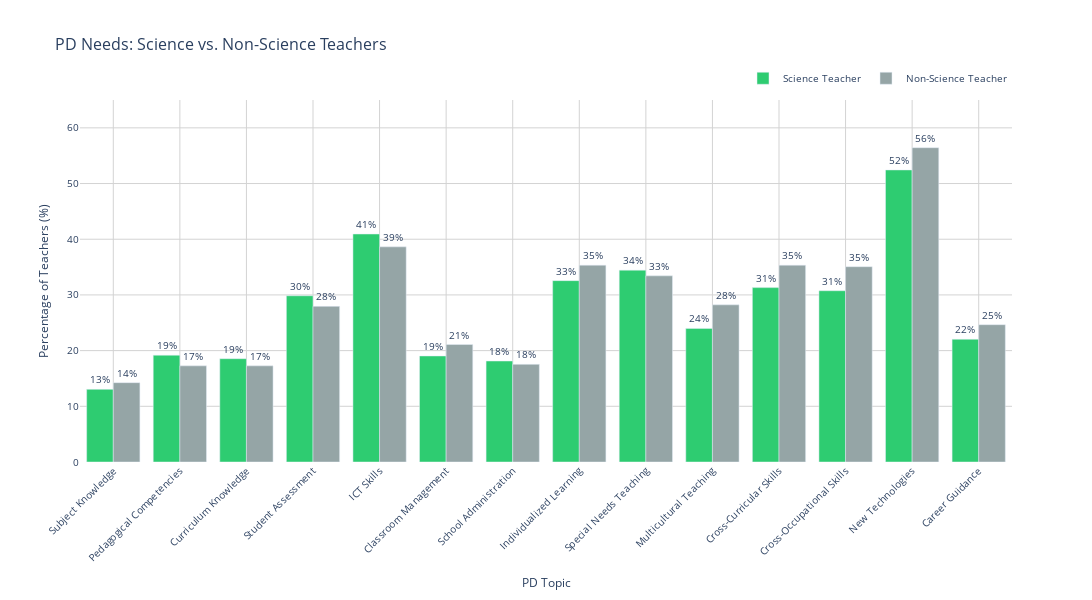

Source (notebook cell):
### Code cell
# Create grouped bar chart
fig = px.bar(
    df_science_needs,
    x='PD Topic',
    y='Percentage',
    color='Teacher Type',
    barmode='group',
    title='PD Needs: Science vs. Non-Science Teachers',
    labels={'Percentage': 'Percentage of Teachers (%)', 'PD Topic': 'PD Topic'},
    color_discrete_map={
        'Science Teacher': '#2ecc71',
        'Non-Science Teacher': '#95a5a6'
    },
    text='Percentage'
)

fig.update_traces(texttemplate='%{text:.0f}%', textposition='outside')
fig.update_layout(
    height=600,
    width=1100,
    font=dict(size=10),
    title_font_size=16,
    plot_bgcolor='white',
    xaxis=dict(tickangle=-45, gridcolor='lightgray'),
    yaxis=dict(range=[0, 65], gridcolor='lightgray'),
    legend=dict(title='', orientation='h', yanchor='bottom', y=1.02, xanchor='right', x=1)
)

fig.show()

# Statistical testing
print("\nStatistical Significance: Science vs. Non-Science")
print("="*80)
print("No statistically significant differences found between science and non-science teachers")
print("(all p-values > 0.05)")

### Figure 1 — Plotly figure (JSON) as saved in the notebook; plotly's stock layout.template omitted (floating-point values rounded to 4 significant figures)
{"data": [{"alignmentgroup": "True", "hovertemplate": "Teacher Type=Science Teacher<br>PD Topic=%{x}<br>Percentage of Teachers (%)=%{text}<extra></extra>", "legendgroup": "Science Teacher", "marker": {"color": "#2ecc71", "pattern": {"shape": ""}}, "name": "Science Teacher", "offsetgroup": "Science Teacher", "orientation": "v", "showlegend": true, "text": [13.04, 19.18, 18.55, 29.85, 40.93, 19.04, 18.13, 32.57, 34.45, 23.99, 31.31, 30.75, 52.44, 22.04], "textposition": "outside", "texttemplate": "%{text:.0f}%", "type": "bar", "x": ["Subject Knowledge", "Pedagogical Competencies", "Curriculum Knowledge", "Student Assessment", "ICT Skills", "Classroom Management", "School Administration", "Individualized Learning", "Special Needs Teaching", "Multicultural Teaching", "Cross-Curricular Skills", "Cross-Occupational Skills", "New Technologies", "Career Guidance"], "xaxis": "x", "y": [13.04, 19.18, 18.55, 29.85, 40.93, 19.04, 18.13, 32.57, 34.45, 23.99, 31.31, 30.75, 52.44, 22.04], "yaxis": "y"}, {"alignmentgroup": "True", "hovertemplate": "Teacher Type=Non-Science Teacher<br>PD Topic=%{x}<br>Percentage of Teachers (%)=%{text}<extra></extra>", "legendgroup": "Non-Science Teacher", "marker": {"color": "#95a5a6", "pattern": {"shape": ""}}, "name": "Non-Science Teacher", "offsetgroup": "Non-Science Teacher", "orientation": "v", "showlegend": true, "text": [14.25, 17.26, 17.26, 27.95, 38.63, 21.1, 17.53, 35.34, 33.42, 28.22, 35.34, 35.07, 56.44, 24.66], "textposition": "outside", "texttemplate": "%{text:.0f}%", "type": "bar", "x": ["Subject Knowledge", "Pedagogical Competencies", "Curriculum Knowledge", "Student Assessment", "ICT Skills", "Classroom Management", "School Administration", "Individualized Learning", "Special Needs Teaching", "Multicultural Teaching", "Cross-Curricular Skills", "Cross-Occupational Skills", "New Technologies", "Career Guidance"], "xaxis": "x", "y": [14.25, 17.26, 17.26, 27.95, 38.63, 21.1, 17.53, 35.34, 33.42, 28.22, 35.34, 35.07, 56.44, 24.66], "yaxis": "y"}], "layout": {"barmode": "group", "font": {"size": 10}, "height": 600, "legend": {"orientation": "h", "title": {"text": ""}, "tracegroupgap": 0, "x": 1, "xanchor": "right", "y": 1.02, "yanchor": "bottom"}, "plot_bgcolor": "white", "title": {"font": {"size": 16}, "text": "PD Needs: Science vs. Non-Science Teachers"}, "width": 1100, "xaxis": {"anchor": "y", "domain": [0, 1], "gridcolor": "lightgray", "tickangle": -45, "title": {"text": "PD Topic"}}, "yaxis": {"anchor": "x", "domain": [0, 1], "gridcolor": "lightgray", "range": [0, 65], "title": {"text": "Percentage of Teachers (%)"}}}}
